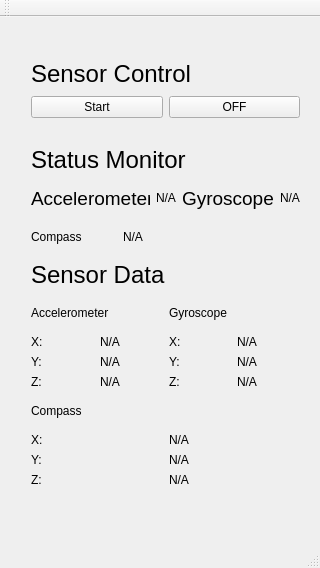
<?xml version="1.0" encoding="UTF-8"?>
<ui version="4.0">
 <class>MainWindow</class>
 <widget class="QMainWindow" name="MainWindow">
  <property name="enabled">
   <bool>true</bool>
  </property>
  <property name="geometry">
   <rect>
    <x>0</x>
    <y>0</y>
    <width>320</width>
    <height>568</height>
   </rect>
  </property>
  <property name="windowTitle">
   <string>MainWindow</string>
  </property>
  <widget class="QWidget" name="centralWidget">
   <widget class="QWidget" name="verticalLayoutWidget">
    <property name="geometry">
     <rect>
      <x>20</x>
      <y>30</y>
      <width>291</width>
      <height>451</height>
     </rect>
    </property>
    <layout class="QVBoxLayout" name="verticalLayout">
     <item>
      <widget class="QLabel" name="label_title_control">
       <property name="font">
        <font>
         <pointsize>18</pointsize>
        </font>
       </property>
       <property name="text">
        <string>Sensor Control</string>
       </property>
      </widget>
     </item>
     <item>
      <layout class="QHBoxLayout" name="horizontalLayout_2">
       <item>
        <widget class="QPushButton" name="pushButton_start">
         <property name="text">
          <string>Start</string>
         </property>
        </widget>
       </item>
       <item>
        <widget class="QPushButton" name="pushButton_off">
         <property name="text">
          <string>OFF</string>
         </property>
        </widget>
       </item>
      </layout>
     </item>
     <item>
      <spacer name="horizontalSpacer">
       <property name="orientation">
        <enum>Qt::Horizontal</enum>
       </property>
       <property name="sizeHint" stdset="0">
        <size>
         <width>40</width>
         <height>20</height>
        </size>
       </property>
      </spacer>
     </item>
     <item>
      <widget class="QLabel" name="label_title_status">
       <property name="font">
        <font>
         <pointsize>18</pointsize>
        </font>
       </property>
       <property name="text">
        <string>Status Monitor</string>
       </property>
      </widget>
     </item>
     <item>
      <layout class="QHBoxLayout" name="horizontalLayout">
       <item>
        <widget class="QLabel" name="label_subtitle_accel">
         <property name="font">
          <font>
           <pointsize>14</pointsize>
          </font>
         </property>
         <property name="text">
          <string>Accelerometer</string>
         </property>
        </widget>
       </item>
       <item>
        <widget class="QLabel" name="label_status_accel">
         <property name="text">
          <string>N/A</string>
         </property>
        </widget>
       </item>
       <item>
        <widget class="QLabel" name="label_subtitle_gyro">
         <property name="font">
          <font>
           <pointsize>14</pointsize>
          </font>
         </property>
         <property name="text">
          <string>Gyroscope</string>
         </property>
        </widget>
       </item>
       <item>
        <widget class="QLabel" name="label_status_gyro">
         <property name="text">
          <string>N/A</string>
         </property>
        </widget>
       </item>
      </layout>
     </item>
     <item>
      <layout class="QHBoxLayout" name="horizontalLayout_5">
       <item>
        <widget class="QLabel" name="label_subtitle_compass">
         <property name="text">
          <string>Compass</string>
         </property>
        </widget>
       </item>
       <item>
        <widget class="QLabel" name="label_status_compass">
         <property name="text">
          <string>N/A</string>
         </property>
        </widget>
       </item>
       <item>
        <widget class="QLabel" name="label">
         <property name="text">
          <string/>
         </property>
        </widget>
       </item>
      </layout>
     </item>
     <item>
      <widget class="QLabel" name="label_title_data">
       <property name="font">
        <font>
         <pointsize>18</pointsize>
        </font>
       </property>
       <property name="text">
        <string>Sensor Data</string>
       </property>
      </widget>
     </item>
     <item>
      <layout class="QVBoxLayout" name="verticalLayout_2">
       <item>
        <layout class="QHBoxLayout" name="horizontalLayout_7">
         <item>
          <widget class="QLabel" name="label_5">
           <property name="text">
            <string>Accelerometer</string>
           </property>
          </widget>
         </item>
         <item>
          <widget class="QLabel" name="label_4">
           <property name="text">
            <string>Gyroscope</string>
           </property>
          </widget>
         </item>
        </layout>
       </item>
      </layout>
     </item>
     <item>
      <layout class="QGridLayout" name="gridLayout">
       <item row="2" column="1">
        <widget class="QLabel" name="label_data_accelZ">
         <property name="text">
          <string>N/A</string>
         </property>
        </widget>
       </item>
       <item row="1" column="1">
        <widget class="QLabel" name="label_data_accelY">
         <property name="text">
          <string>N/A</string>
         </property>
        </widget>
       </item>
       <item row="1" column="0">
        <widget class="QLabel" name="label_subtitle_accelY">
         <property name="text">
          <string>Y:</string>
         </property>
        </widget>
       </item>
       <item row="2" column="4">
        <widget class="QLabel" name="label_data_gyroZ">
         <property name="text">
          <string>N/A</string>
         </property>
        </widget>
       </item>
       <item row="2" column="0">
        <widget class="QLabel" name="label_subtitle_accelZ">
         <property name="text">
          <string>Z:</string>
         </property>
        </widget>
       </item>
       <item row="0" column="0">
        <widget class="QLabel" name="label_subtitle_accelX">
         <property name="text">
          <string>X:</string>
         </property>
        </widget>
       </item>
       <item row="0" column="3">
        <widget class="QLabel" name="label_subtitle_gyroX">
         <property name="text">
          <string>X:</string>
         </property>
        </widget>
       </item>
       <item row="1" column="3">
        <widget class="QLabel" name="label_subtitle_gyroY">
         <property name="text">
          <string>Y:</string>
         </property>
        </widget>
       </item>
       <item row="2" column="3">
        <widget class="QLabel" name="label_subtitle_gyroZ">
         <property name="text">
          <string>Z:</string>
         </property>
        </widget>
       </item>
       <item row="0" column="4">
        <widget class="QLabel" name="label_data_gyroX">
         <property name="text">
          <string>N/A</string>
         </property>
        </widget>
       </item>
       <item row="0" column="1">
        <widget class="QLabel" name="label_data_accelX">
         <property name="text">
          <string>N/A</string>
         </property>
        </widget>
       </item>
       <item row="1" column="4">
        <widget class="QLabel" name="label_data_gyroY">
         <property name="text">
          <string>N/A</string>
         </property>
        </widget>
       </item>
       <item row="0" column="2">
        <layout class="QHBoxLayout" name="horizontalLayout_4"/>
       </item>
      </layout>
     </item>
     <item>
      <layout class="QVBoxLayout" name="verticalLayout_4">
       <item>
        <widget class="QLabel" name="label_6">
         <property name="text">
          <string>Compass</string>
         </property>
        </widget>
       </item>
      </layout>
     </item>
     <item>
      <layout class="QVBoxLayout" name="verticalLayout_6">
       <item>
        <layout class="QGridLayout" name="gridLayout_3">
         <item row="3" column="1">
          <widget class="QLabel" name="label_data_compassZ">
           <property name="text">
            <string>N/A</string>
           </property>
          </widget>
         </item>
         <item row="3" column="0">
          <widget class="QLabel" name="label_7">
           <property name="text">
            <string>Z:</string>
           </property>
          </widget>
         </item>
         <item row="1" column="0">
          <widget class="QLabel" name="label_9">
           <property name="text">
            <string>X:</string>
           </property>
          </widget>
         </item>
         <item row="1" column="3">
          <layout class="QHBoxLayout" name="horizontalLayout_10"/>
         </item>
         <item row="1" column="2">
          <layout class="QHBoxLayout" name="horizontalLayout_9"/>
         </item>
         <item row="2" column="0">
          <widget class="QLabel" name="label_8">
           <property name="text">
            <string>Y:</string>
           </property>
          </widget>
         </item>
         <item row="2" column="1">
          <widget class="QLabel" name="label_data_compassY">
           <property name="text">
            <string>N/A</string>
           </property>
          </widget>
         </item>
         <item row="1" column="1">
          <widget class="QLabel" name="label_data_compassX">
           <property name="text">
            <string>N/A</string>
           </property>
          </widget>
         </item>
         <item row="1" column="4">
          <layout class="QHBoxLayout" name="horizontalLayout_11"/>
         </item>
        </layout>
       </item>
      </layout>
     </item>
    </layout>
   </widget>
  </widget>
  <widget class="QMenuBar" name="menuBar">
   <property name="geometry">
    <rect>
     <x>0</x>
     <y>0</y>
     <width>320</width>
     <height>22</height>
    </rect>
   </property>
  </widget>
  <widget class="QToolBar" name="mainToolBar">
   <attribute name="toolBarArea">
    <enum>TopToolBarArea</enum>
   </attribute>
   <attribute name="toolBarBreak">
    <bool>false</bool>
   </attribute>
  </widget>
  <widget class="QStatusBar" name="statusBar"/>
 </widget>
 <layoutdefault spacing="6" margin="11"/>
 <resources/>
 <connections/>
</ui>
